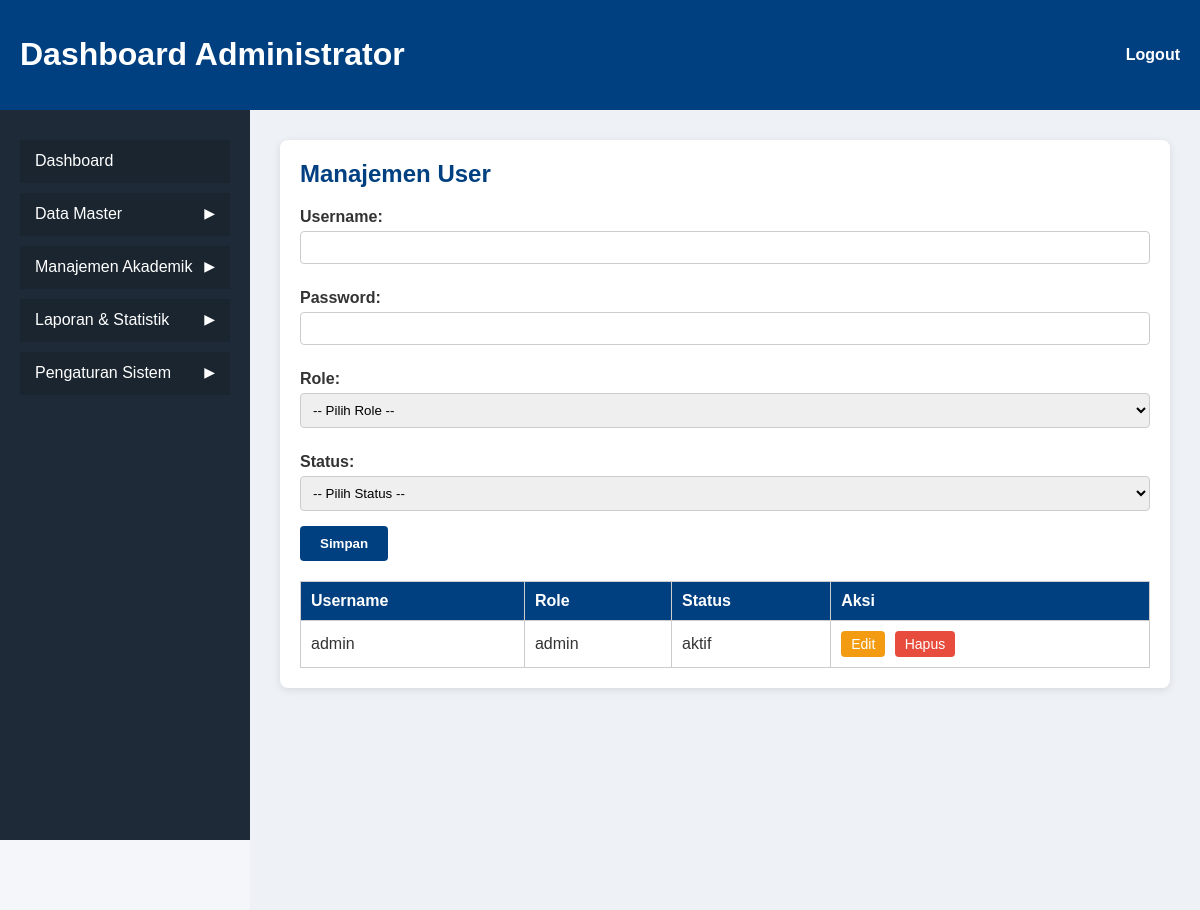
The page /pages/admin/users.php (signed in) on the database as committed earlier.
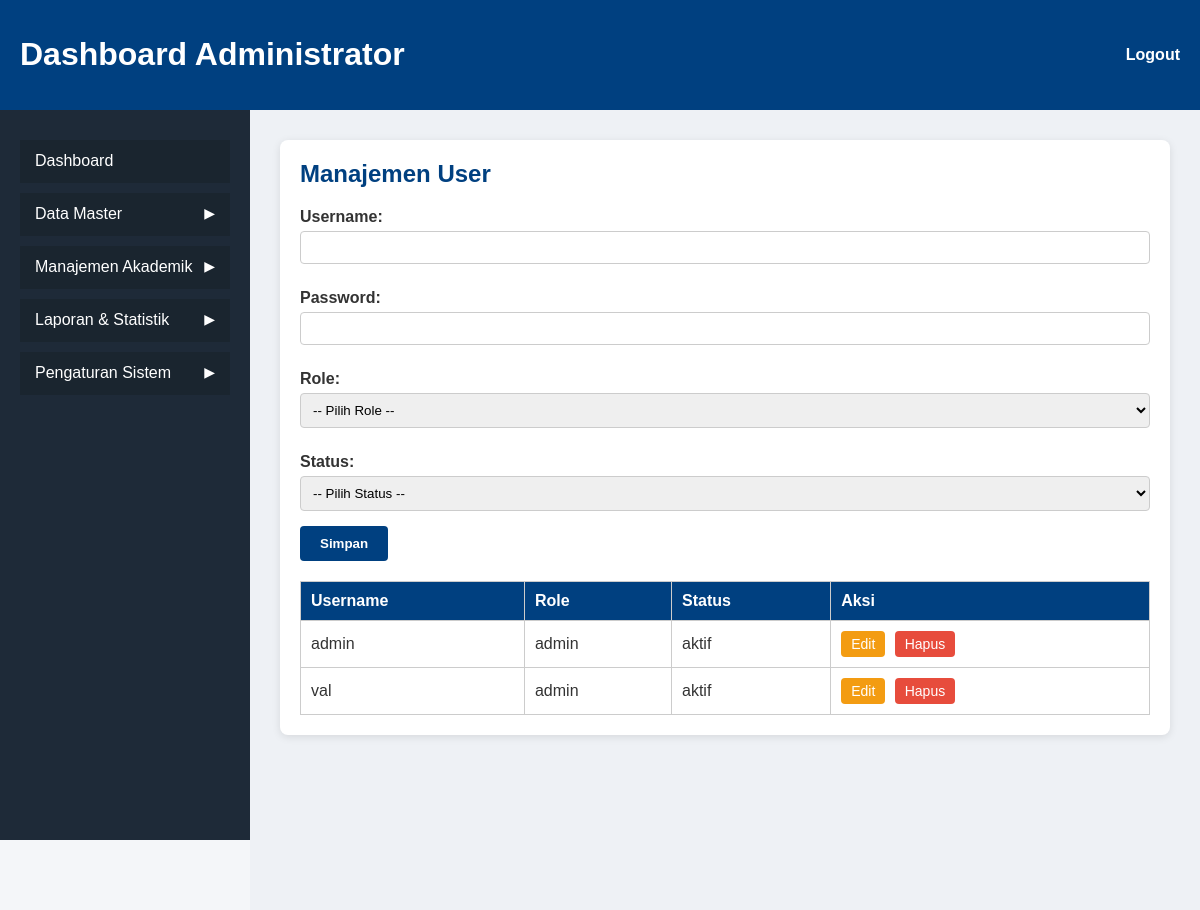
The same page on the database as committed later.
### tables this page shows
CREATE TABLE IF NOT EXISTS `users` (
  `id_user` int(11) NOT NULL AUTO_INCREMENT,
  `username` varchar(50) DEFAULT NULL,
  `password` varchar(255) DEFAULT NULL,
  `role` enum('admin','mahasiswa','dosen') DEFAULT NULL,
  `status` enum('aktif','nonaktif') DEFAULT 'aktif',
  PRIMARY KEY (`id_user`),
  UNIQUE KEY `username` (`username`)
);

### pages/admin/users.php (the view, shortened to what this page needs)
<?php
include '../../includes/koneksi.php';
$username = $password = $role = $status = "";
?>
<!DOCTYPE html>
<html lang="id">
<head>
    <link rel="stylesheet" href="../../assets/css/dashboard.css">
    <link rel="stylesheet" href="../../assets/css/users.css">
</head>
<body>
<header class="sticky-header">
    <h1>Dashboard Administrator</h1>
    <nav><a href="../../auth/logout.php">Logout</a></nav>
</header>
<div class="main-wrapper">
    <aside class="sidebar sticky-sidebar">
        <ul class="sidebar-menu">
            <li class="dashboard"><a href="dashboard.php">Dashboard</a></li>
            <li class="dropdown" onclick="toggleDropdown(this)">
                <span>Data Master</span> <span class="arrow">&#9654;</span>
            </li>
            <li class="dropdown" onclick="toggleDropdown(this)">
                <span>Manajemen Akademik</span>
                <span class="arrow">&#9654;</span>
            </li>
            <li class="dropdown" onclick="toggleDropdown(this)">
                <span>Laporan & Statistik</span> <span class="arrow">&#9654;</span>
            </li>
            <li class="dropdown" onclick="toggleDropdown(this)">
                <span>Pengaturan Sistem</span> <span class="arrow">&#9654;</span>
            </li>
        </ul>
    </aside>
    <main class="content">
        <div class="container">
            <h2>Manajemen User</h2>
            <form method="post" action="">
                <label>Username:</label>
                <input type="text" name="username" value="<?= htmlspecialchars($username) ?>" <?= isset($_GET['edit']) ? 'readonly' : '' ?> required>
                <label>Password:</label>
                <input type="password" name="password" required>
                <label>Role:</label>
                <select name="role" required>
                    <option value="">-- Pilih Role --</option>
                </select>
                <label>Status:</label>
                <select name="status" required>
                    <option value="">-- Pilih Status --</option>
                </select>
                <button type="submit" name="simpan">Simpan</button>
            </form>
            <table>
                <thead>
                    <tr>
                        <th>Username</th>
                        <th>Role</th>
                        <th>Status</th>
                        <th>Aksi</th>
                    </tr>
                </thead>
                <tbody>
                    <?php
                    $data = mysqli_query($conn, "SELECT * FROM users ORDER BY username ASC");
                    while ($row = mysqli_fetch_assoc($data)) {
                        echo "<tr>
                            <td>{$row['username']}</td>
                            <td>{$row['role']}</td>
                            <td>{$row['status']}</td>
                            <td>
                                <a href='?edit={$row['username']}' class='edit-btn'>Edit</a>
                                <a href='?hapus={$row['username']}' onclick='return confirm(\"Hapus user ini?\")' class='delete-btn'>Hapus</a>
                            </td>
                        </tr>";
                    }
                    ?>
                </tbody>
            </table>
        </div>
    </main>
</div>
</body>
</html>

Rows that differ between the two databases and show on the page:
added users: username "val", role "admin", status "aktif"
